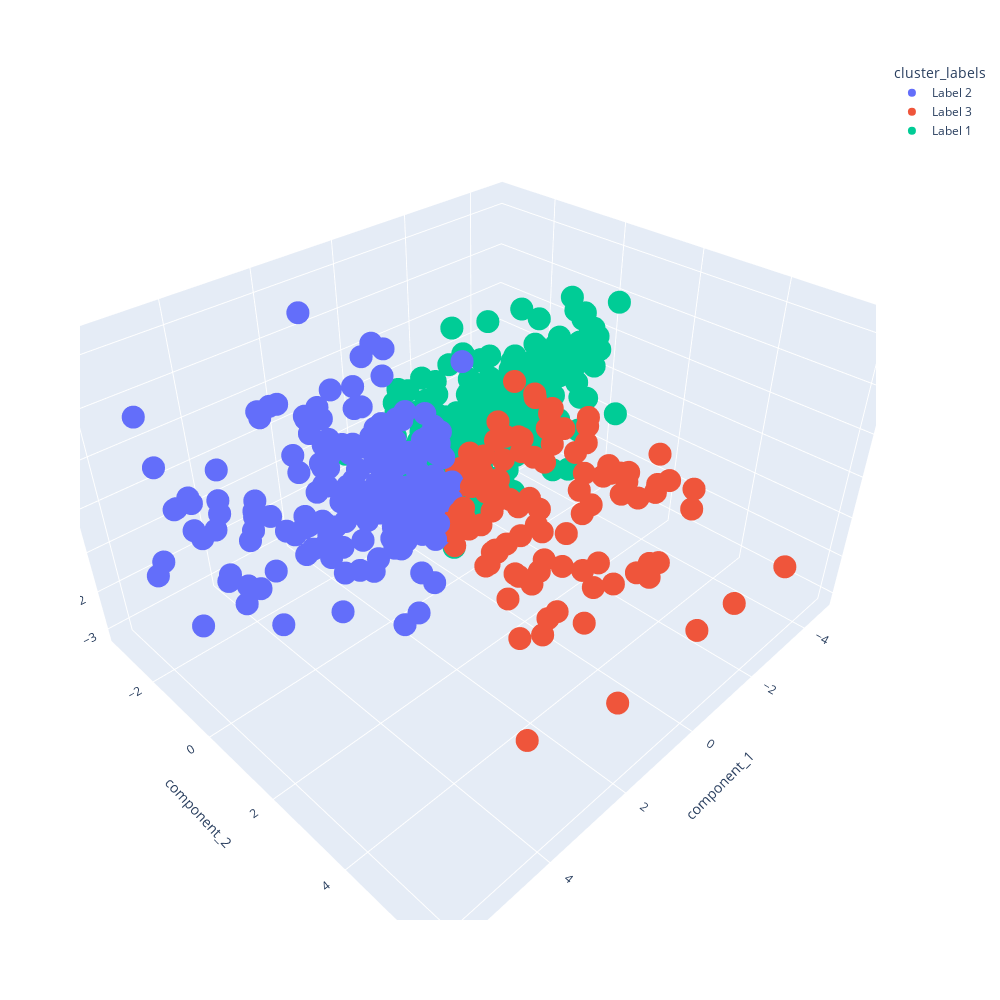

Notebook code for this chart:
### Code cell
loadings = pca.components_.T * np.sqrt(pca.explained_variance_)

fig = px.scatter_3d(cluster_data, x='component_1', y='component_2', z='component_3', color='cluster_labels')
fig.update_layout(
    autosize=False,
    width=1000,
    height=1000,)

fig.show()
